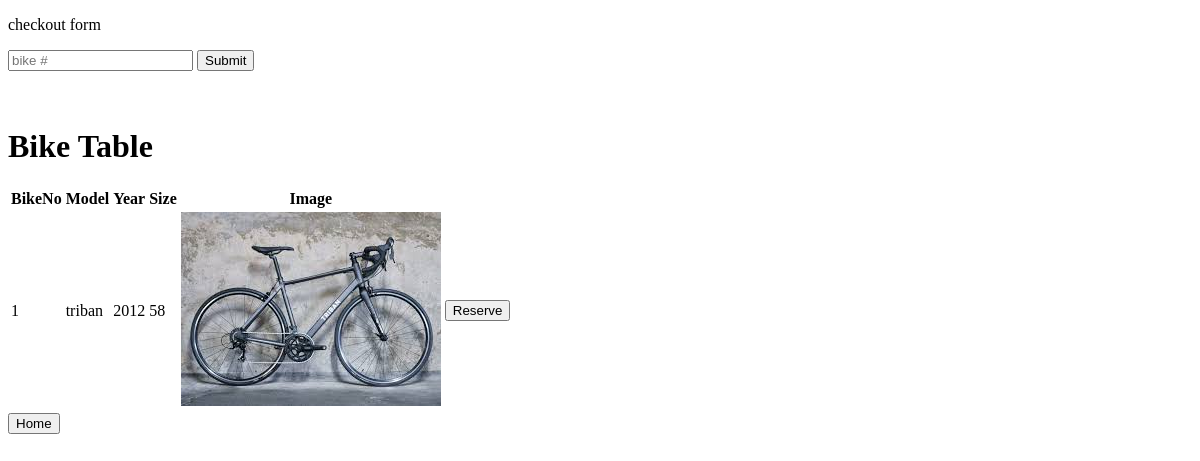
/rent (signed in), run on an earlier commit of the app's database.
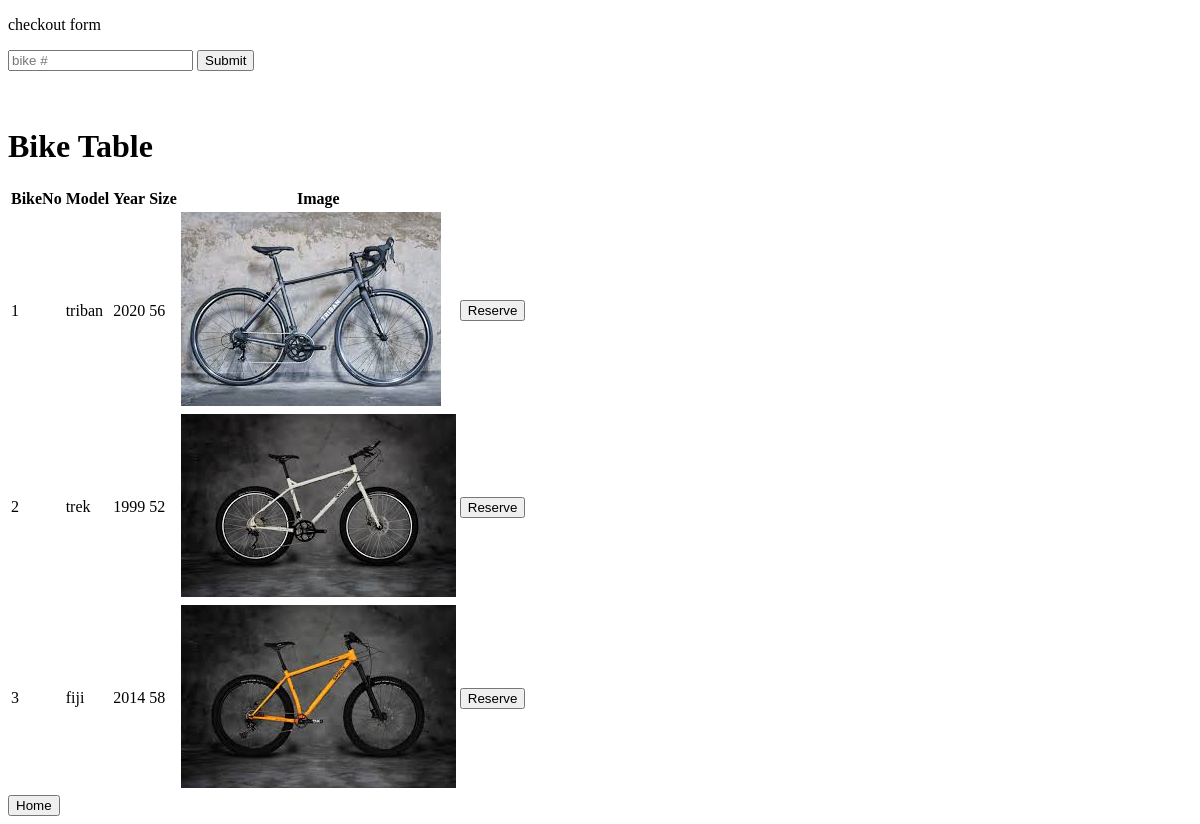
And on a later commit of the database.
### tables this page shows
CREATE TABLE GB(BikeNo tinyint, model varchar(255), year varchar(255), size tinyint, available boolean, History MEDIUMTEXT, PRIMARY KEY(BikeNo));

### main.py (the view, shortened to what this page needs)
@app.route("/rent",methods=["GET","POST"])
@login_required
@special_requirement2
def rent():
    if request.method == "GET":
        try:
            conn = get_db()
            cur = conn.cursor()
            user = session['user']
            cur.execute("""SELECT EXISTS(SELECT 1 FROM Exchange WHERE userID=:un)""",{"un":user})
            checkUser1 = cur.fetchone()[0]
            if(checkUser1):
                flash("You have already reserved a bike. Please unreserve in 'My Bike' ")
                return redirect(url_for('homePage'))
            cur.execute("""SELECT * FROM GB""")
            bike_data = cur.fetchall()
            return render_template("rent.html", data=bike_data)
        except Exception as e:
            return redirect(url_for('logout'))

### main.py (called while the page is built)
@app.after_request
def after_request(response):
    response.headers["Cache-Control"] = "no-cache, no-store, must-revalidate"
    response.headers["Expires"] = 0
    response.headers["Pragma"] = "no-cache"
    return response

def get_db():
    db = getattr(g, '_database', None)
    if db is None:
        db = g._database = sqlite3.connect(DATABASE)
    return db

def login_required(f):
    @wraps(f)
    def decorated_function(*args, **kwargs):
        if session.get("user") is None:
            session["user"] = "Guest"
            return redirect("/loginHome")
        return f(*args, **kwargs)
    return decorated_function

def special_requirement2(f):
    @wraps(f)
    def wrap(*args,**kwargs):
        try:
            if session['type'] == 'Student':
                return f(*args,**kwargs)
            else:
                return redirect(url_for('logout'))
        except:
            return redirect(url_for('logout'))
    return wrap

### templates/rent.html (shortened to what this page needs)
{% extends "layout.html" %}
{% block body %}
<div>
<form method = "POST">
    <p>checkout form</p>
    <input type="text" placeholder="bike #">
    <input type="submit">
</form>
</div>
<div><br><br>
    <h1>Bike Table</h1>
    <table>
        <tr>
            <th>BikeNo</th>
            <th>Model</th>
            <th>Year</th>
            <th>Size</th>
            <th>Image</th>
        </tr>
    {% for item in data %}
    {% if item[4] %}
    <tr>
        <td>{{item[0]}}</td>
        <td>{{item[1]}}</td>
        <td>{{item[2]}}</td>
        <td>{{item[3]}}</td>
        <td><img src=static/bikes/{{item[0]}}.jpeg></td>
        <form method = "POST" action="{{ url_for('rent') }}">
            <td><input type="submit" value="Reserve"></td>
        </form>
    </tr>
    {% endif %}
    {% endfor %}
    </table>
<a href="/"><button>Home</button></a>
</div>
{% endblock %}

### templates/layout.html (shortened to what this page needs)
<!DOCTYPE html>
<html lang='en'>
<head>
    <link href="static/styles.css" type="text/css" rel="stylesheet" media="all"/>
</head>
<body>
    {% block body %} {% endblock %}
</body>
</html>

What changed in the data, as far as the page shows it:
changed GB "triban": year "2012" → "2020"; size "58" → "56"
added GB: BikeNo "2", model "trek", year "1999", size "52", shows a picture
added GB: BikeNo "3", model "fiji", year "2014", size "58", shows a picture
